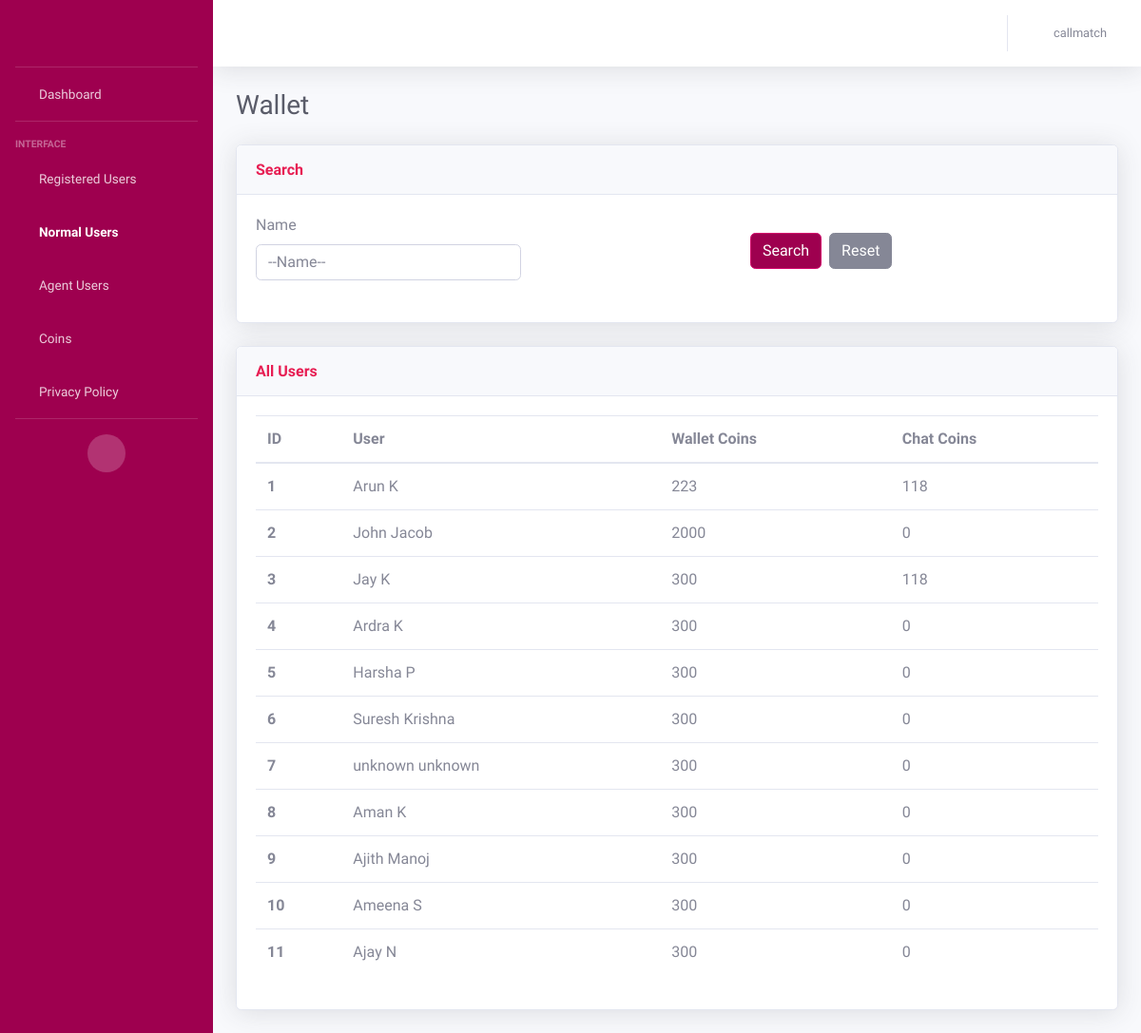
The page /wallet_normal_user (signed in) on the database its author committed.
### AdminApp/models.py (models this page shows, shortened)
class WalletModel(models.Model):
    wallet_id = models.AutoField(primary_key=True)
    user = models.ForeignKey(CustomerModel, on_delete=models.CASCADE)
    wallet_coins = models.IntegerField(default=300, null=True)
    messages_remaining = models.IntegerField(default=0)  # For normal users
    call_amount = models.FloatField(default=0.0)
    chat_amount = models.FloatField(default=0.0)
    total_messages_received = models.IntegerField(default=0)
    total_minutes = models.IntegerField(default=0)
    total_amount = models.FloatField(default=0.0)

class CustomerModel(models.Model):
    NORMAL_USER = 'Normal User'
    AGENT_USER = 'Agent User'
    USER_STATUS_CHOICES = [
        (NORMAL_USER, 'Normal User'),
        (AGENT_USER, 'Agent User'),
    ]
    BOTH = 'Both'
    MALAYALAM = 'Malayalam'
    TAMIL = 'Tamil'
    LANGUAGE_CHOICES = [
        (BOTH, 'Both'),
        (MALAYALAM, 'Malayalam'),
        (TAMIL, 'Tamil'),
    ]
    MALE = 'Male'
    FEMALE = 'Female'
    GENDER_CHOICES = [
        (MALE, 'Male'),
        (FEMALE, 'Female')
    ]
    customer_id = models.AutoField(primary_key=True)
    customer_first_name = models.CharField(max_length=100, default="unknown")
    customer_last_name = models.CharField(max_length=100, default="unknown")
    customer_email = models.EmailField(default="unknown")
    customer_contact = models.CharField(max_length=50)
    gender = models.CharField(
        max_length=20,
        choices=GENDER_CHOICES,
        null=True
    )
    status = models.CharField(
        max_length=20,
        choices=USER_STATUS_CHOICES,
        default=NORMAL_USER,
    )
    is_online = models.BooleanField(default=False)
    languages = models.CharField(
        max_length=20,
        choices=LANGUAGE_CHOICES,
        default=BOTH,
    )
    is_existing = models.BooleanField(default=False)
    adhaar_no = models.CharField(max_length=50, default="unknown")
    rating = models.IntegerField()
    terms_conditions = models.BooleanField(default=False)
    customer_password = models.CharField(max_length=100, default='unknown')
    @property
    def rating(self):
        from .models import RatingModel
        rating = RatingModel.objects.filter(agent=self).aggregate(Avg('ratings')).get('ratings__avg')
        return rating if rating is not None else 0

### AdminApp/views.py (the view)
# urls.py: path('wallet_normal_user', views.wallet_normaluser, name='wallet_normal_users'),
def wallet_normaluser(request):
    username = request.session.get('user', None)
    if username is None:
        return redirect('/login')
    wallets = WalletModel.objects.filter(user__status='Normal User')
    if request.method == 'GET':
        name = request.GET.get('name', '').strip()
        if name:
            wallets = wallets.filter(user__customer_first_name__istartswith=name)
    return render(request, 'normaluser_wallet.html', {'wallets': wallets, 'username': username})

### templates/normaluser_wallet.html (shortened to what this page needs)
<!DOCTYPE html>
<html lang="en">
<head>
    {% load static %}
    <link href="{% static 'vendor/fontawesome-free/css/all.min.css' %}" rel="stylesheet" type="text/css">
    <link href="{% static 'css/sb-admin-2.min.css' %}" rel="stylesheet">
</head>
<body id="page-top">
    <div id="wrapper">
        <ul class="navbar-nav bg-gradient-primary sidebar sidebar-dark accordion" id="accordionSidebar">
            <a class="sidebar-brand d-flex align-items-center justify-content-center" href="{% url 'home' %}">
                <div class="logo" style="background-image: url({% static 'img/call-match.png' %});"></div>
            </a>
            <hr class="sidebar-divider my-0">
            <li class="nav-item ">
                <a class="nav-link" href="{% url 'home' %}">
                    <i class="fas fa-fw fa-tachometer-alt"></i>
                    <span>Dashboard</span></a>
            </li>
            <hr class="sidebar-divider">
            <div class="sidebar-heading">
                Interface
            </div>
            <li class="nav-item">
                <a class="nav-link" href="{% url 'users' %}">
                    <i class="fas fa-fw fa-table"></i>
                    <span>Registered Users</span></a>
            </li>
            <li class="nav-item active">
                <a class="nav-link collapsed" href="#" data-toggle="collapse" data-target="#collapseUtilities"
                    aria-expanded="true" aria-controls="collapseUtilities">
                    <i class="fas fa-fw fa-users"></i>
                    <span>Normal Users</span>
                </a>
            </li>
            <li class="nav-item">
                <a class="nav-link collapsed" href="#" data-toggle="collapse" data-target="#collapseUtilities1"
                    aria-expanded="true" aria-controls="collapseUtilities1">
                    <i class="fas fa-fw fa-users"></i>
                    <span>Agent Users</span>
                </a>
            </li>
            <li class="nav-item">
                <a class="nav-link collapsed" href="#" data-toggle="collapse" data-target="#collapseUtilities2"
                    aria-expanded="true" aria-controls="collapseUtilities1">
                    <i class="fas fa-fw fa-coins"></i>
                    <span>Coins</span>
                </a>
            </li>
            <li class="nav-item">
                <a class="nav-link collapsed" href="{% url 'privacy-policy' %}"
                    aria-expanded="true" aria-controls="collapseUtilities1">
                    <i class="fas fa-fw fa-fingerprint"></i>
                    <span>Privacy Policy</span>
                </a>
            </li>
            <hr class="sidebar-divider">
            <div class="text-center d-none d-md-inline">
                <button class="rounded-circle border-0" id="sidebarToggle"></button>
            </div>
        </ul>
        <div id="content-wrapper" class="d-flex flex-column">
            <div id="content">
                <nav class="navbar navbar-expand navbar-light bg-white topbar mb-4 static-top shadow">
                    <ul class="navbar-nav ml-auto">
                        <li class="nav-item dropdown no-arrow">
                            <a class="nav-link dropdown-toggle" href="#" id="userDropdown" role="button"
                                data-toggle="dropdown" aria-haspopup="true" aria-expanded="false">
                                <i class="fas fa-fw fa-user"></i>
                                <span class="mr-2 d-none d-lg-inline text-gray-600 small">{{username}}</span>
                            </a>
                        </li>
                    </ul>
                </nav>
                <div class="container-fluid">
                    <div class="d-sm-flex align-items-center justify-content-between mb-4">
                        <h1 class="h3 mb-0 text-gray-800">Wallet</h1>
                    </div>
                    <div class="row">
                        <div class="col-xl-12 col-lg-7">
                            <div class="card shadow mb-4">
                                <div
                                    class="card-header py-3 d-flex flex-row align-items-center justify-content-between">
                                    <h6 class="m-0 font-weight-bold text-primary">Search</h6>
                                </div>
                                <div class="card-body">
                                    <form method="GET" action="#" class="row g-3 mb-4">
                                        <div class="col-md-4">
                                            <label for="name" class="form-label">Name</label>
                                            <input name="name" id="name" class="form-select form-control" placeholder="--Name--">
                                        </div>
                                        <div class="col d-flex justify-content-center align-items-center mt-2">
                                            <button type="submit" class="mr-2 btn btn-primary">Search</button>
                                            <a href="{% url 'wallet_normal_users' %}" class="btn btn-secondary">Reset</a>
                                        </div>
                                    </form>
                                </div>
                            </div>
                        </div>
                    </div>
                    <div class="row">
                        <div class="col">
                            <div class="card shadow mb-4">
                                <div
                                    class="card-header py-3 d-flex flex-row align-items-center justify-content-between">
                                    <h6 class="m-0 font-weight-bold text-primary">All Users</h6>
                                </div>
                                <div class="card-body">
                                    <div>
                                        <table class="table all-users">
                                          <thead>
                                            <tr>
                                              <th scope="col">ID</th>
                                              <th scope="col">User</th>
                                              <th scope="col">Wallet Coins</th>
                                              <th scope="col">Chat Coins</th>
                                            </tr>
                                          </thead>
                                          <tbody>
                                          {% for wallet in wallets %}
                                            <tr>
                                              <th scope="row">{{ forloop.counter }}</th>
                                              <td>{{wallet.user.customer_first_name}} {{wallet.user.customer_last_name}}</td>
                                              <td>{{wallet.wallet_coins}}</td>
                                              <td>{{wallet.messages_remaining}}</td>
                                            </tr>
                                          {% endfor %}
                                          </tbody>
                                        </table>
                                    </div>
                                </div>
                            </div>
                        </div>
                    </div>
                </div>
            </div>
        </div>
    </div>
</body>
</html>

### templates/normaluser_wallet.html (style rules this page uses)
.logo { height:2rem; width:8rem; background-position: center; background-size: cover; background-repeat: no-repeat; }

### rows shown on the page
WalletModel: user.customer_first_name "Arun", user.customer_last_name "K", wallet_coins "223", messages_remaining "118"
WalletModel: user.customer_first_name "John", user.customer_last_name "Jacob", wallet_coins "2000", messages_remaining "0"
WalletModel: user.customer_first_name "Jay", user.customer_last_name "K", wallet_coins "300", messages_remaining "118"
WalletModel: user.customer_first_name "Ardra", user.customer_last_name "K", wallet_coins "300", messages_remaining "0"
WalletModel: user.customer_first_name "Harsha", user.customer_last_name "P", wallet_coins "300", messages_remaining "0"
WalletModel: user.customer_first_name "Suresh", user.customer_last_name "Krishna", wallet_coins "300", messages_remaining "0"
WalletModel: user.customer_first_name "unknown", user.customer_last_name "unknown", wallet_coins "300", messages_remaining "0"
WalletModel: user.customer_first_name "Aman", user.customer_last_name "K", wallet_coins "300", messages_remaining "0"
WalletModel: user.customer_first_name "Ajith", user.customer_last_name "Manoj", wallet_coins "300", messages_remaining "0"
WalletModel: user.customer_first_name "Ameena", user.customer_last_name "S", wallet_coins "300", messages_remaining "0"
WalletModel: user.customer_first_name "Ajay", user.customer_last_name "N", wallet_coins "300", messages_remaining "0"

### other values the page prints
{{ username }} "callmatch"
